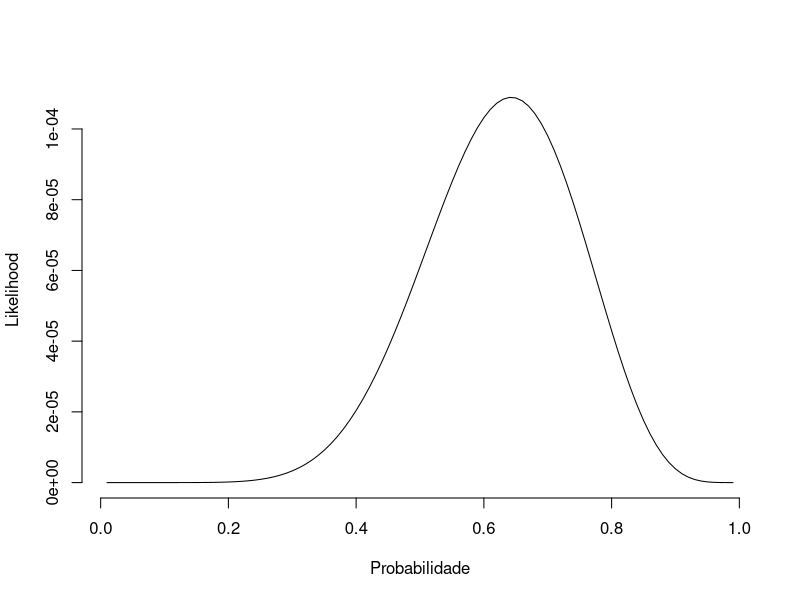
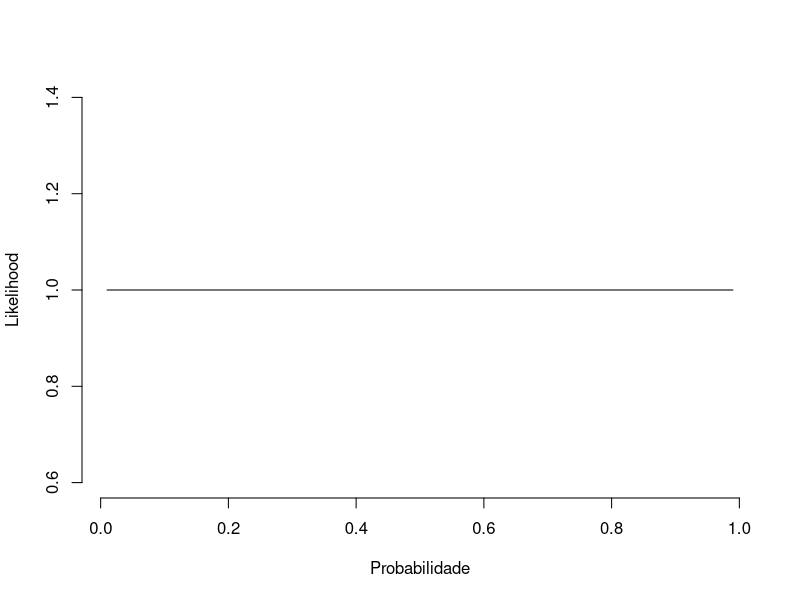
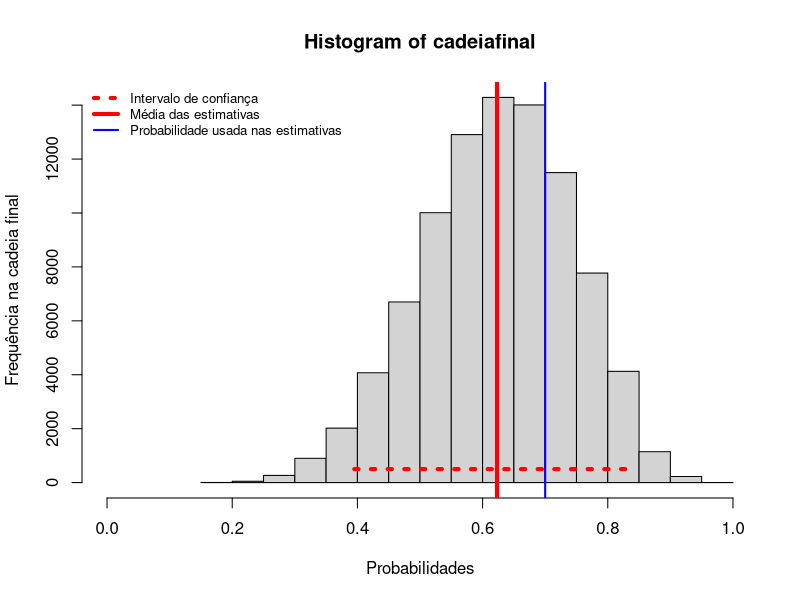
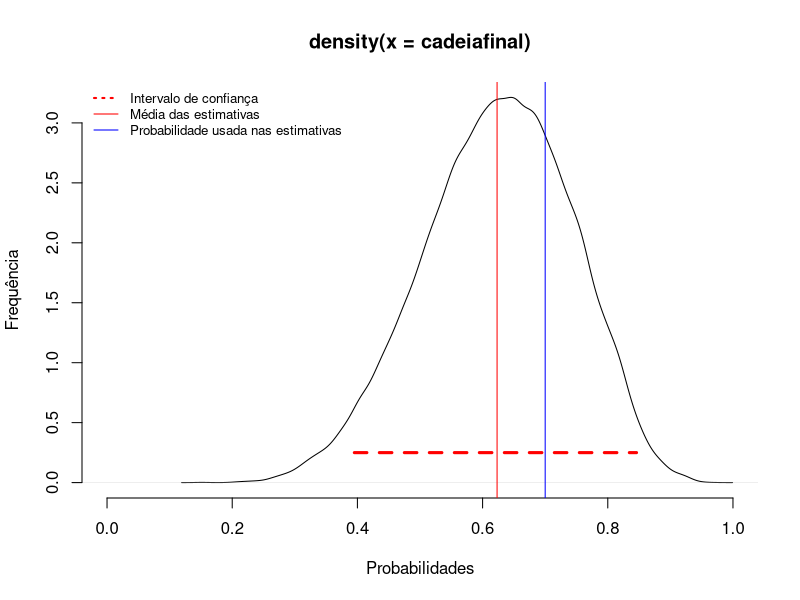
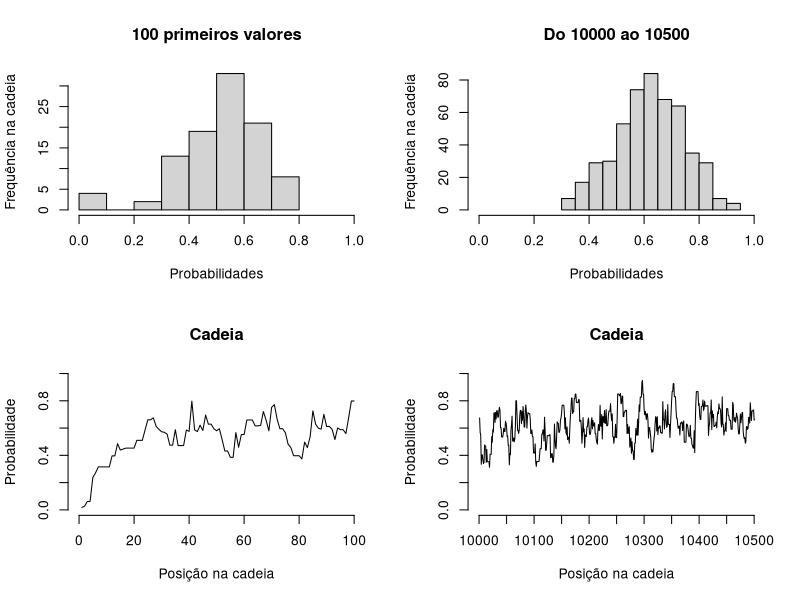

These figures' R source, in order:
#Semente para replicar os resultado do post.
set.seed(51)

#Gerando uma amostra de dados
probabilidade<-0.70
meusdados<-rbinom(n=14, size=1, prob=probabilidade)
meusdados

#Definindo a função de likelihood binomial.
likelihood <- function( theta , data ) {
  z <- sum( data == 1 )
  N <- length( data )
  pDataGivenTheta <- theta^z * (1-theta)^(N-z)
  pDataGivenTheta[ theta > 1 | theta < 0 ] <- 0
  return( pDataGivenTheta )
}

plot(seq(0.01,0.99,0.01),likelihood(seq(0.01,0.99,0.01),meusdados),frame=F,
     xlab="Probabilidade",ylab="Likelihood",type="l")

#Função para definir o prior p(D),
prior <- function( theta ) {
  prior <- dbeta(theta,1,1)
  #exemplo de um prior bimodal
  #prior < dbeta( pmin(2*theta,2*(1-theta)),2,2 )
  prior[ theta > 1 | theta < 0 ] <- 0
  return( prior )
}

plot(seq(0.01,0.99,0.01),prior(seq(0.01,0.99,0.01)),frame=F,
     xlab="Probabilidade",ylab="Likelihood",type="l")

#Função auxiliar para ajudar a calcular a probabilidade relativa
targetRelProb <- function( theta , data ) {
  targetRelProb <-  likelihood( theta , data ) * prior( theta )
  return( targetRelProb )
}

#Exemplos
targetRelProb(0.4,meusdados)/targetRelProb(0.7,meusdados)
targetRelProb(0.5,meusdados)/targetRelProb(0.7,meusdados)
targetRelProb(0.55,meusdados)/targetRelProb(0.7,meusdados)

targetRelProb(0.1,meusdados)/targetRelProb(0.2,meusdados)

targetRelProb(0.6,meusdados)/targetRelProb(0.5,meusdados)

targetRelProb(0.8,meusdados)/targetRelProb(0.9,meusdados)

# Tamanho da cadeia
Ncadeia = 100000

#Inicializando um vetor para salvar os resultados do MCMC
cadeia = rep( 0 , Ncadeia )

# Iniciando o MCMC com um valor arbritario
cadeia[1] = runif(1,min=0,max=1)

# Especificando um valor de burnning, ou seja o quanto do inicio da cadeia vamos jogar fora
# Aqui vamo jogar fora 10%
burnIn = ceiling( .1 * Ncadeia )

# Vamos contar quantas vezes aceitamos ou não os valores propostos
nAceito = 0
nRejeitado = 0

# Agora iniciando o "Random Walk"
for ( t in 1:(Ncadeia-1) ) {
    #Valor Atual
    valoratual = cadeia[t]
    #Propomos uma quantidade para alterar esse valor
    valorproposto = rnorm( 1 , mean = 0 , sd = 0.1 )
    #Computamos a chance de aceitar a mudança
    #Essa chance é igual a Likelihood*prior com o novo valor de theta
    #dividido pele Likeliood*prior antigo
    chanceaceitar = min( 1,
        targetRelProb( valoratual + valorproposto, meusdados ) /
        targetRelProb( valoratual , meusdados )
        )
    #Agora aqui a gente ve na sorte se aceitamos ou não o novo valor.
    #Veja que temos uma chance de fazer a mudança ou manter o ultimo valor
    #Se a gente sortei um número qualquer de 0 a 1 e compara se ele é
    #menor que a chance de aceitar, dessa forma mudamos numa probabilidade
    #da chance de mudar
    if ( runif(1) < chanceaceitar ) {
        #Se aceitarmos mudamos ele na cadeia
        cadeia[ t+1 ] <- valoratual + valorproposto
        #So vamos começar a contar depois do burnIn que escolhemos
        #Afinal, com o começo arbitrario, esperamos aceitar bastante
        #a não ser que escolhemos um valor proximo do final no começo
        if ( t > burnIn ) { nAceito <- nAceito + 1 }

        } else {
            # Quando não aceitamos o valor proposto mantemos o anterior
            cadeia[ t+1 ] <- valoratual
            # E incrementamos aqui apos o BurnIn, como acima
            if ( t > burnIn ) { nRejeitado <- nRejeitado + 1 }
	}
}

#Agora vamos olhar como ficou a cadeia final, ou seja, tirando os valores iniciais
cadeiafinal <- cadeia[ (burnIn+1) : length(cadeia) ]

#Alguns Graficos

#-----------------------------------------------------------------------
HDIofMCMC = function( sampleVec , credMass=0.95 ) {
    sortedPts = sort( sampleVec )
    ciIdxInc = floor( credMass * length( sortedPts ) )
    nCIs = length( sortedPts ) - ciIdxInc
    ciWidth = rep( 0 , nCIs )
    for ( i in 1:nCIs ) {
        ciWidth[ i ] = sortedPts[ i + ciIdxInc ] - sortedPts[ i ]
    }
    HDImin = sortedPts[ which.min( ciWidth ) ]
    HDImax = sortedPts[ which.min( ciWidth ) + ciIdxInc ]
    HDIlim = c( HDImin , HDImax )
    return( HDIlim )
}


#------------------------------------------------------------------------
intconf<-HDIofMCMC(cadeiafinal)

hist(cadeiafinal,ylab="Frequência na cadeia final",xlab="Probabilidades",xlim=c(0,1))
lines(c(intconf[1],intconf[2]),c(500,500),lwd=4,lty=3,col="red")
abline(v=mean(cadeiafinal),lwd=4,col="red")
abline(v=probabilidade,lwd=2,col="blue")

legend("topleft",lty=c(3,1,1),lwd=c(4,4,2),bty="n",cex=0.8,col=c("red","red","blue"),
       legend=c("Intervalo de confiança","Média das estimativas","Probabilidade usada nas estimativas"))

#
plot(density(cadeiafinal),ylab="Frequência",xlab="Probabilidades",xlim=c(0,1),frame=F)
lines(c(intconf[1],intconf[2]),c(0.25,0.25),lwd=3,lty=2,col="red")
abline(v=mean(cadeiafinal),lwd=1,col="red")
abline(v=probabilidade,lwd=1,col="blue")

legend("topleft",lty=c(3,1,1),lwd=c(2,1,1),bty="n",cex=0.8,col=c("red","red","blue"),
       legend=c("Intervalo de confiança","Média das estimativas","Probabilidade usada nas estimativas"))

#
layout(matrix(c(1,2,3,4),ncol=2))
hist(cadeia[1:100],ylab="Frequência na cadeia",xlab="Probabilidades",main="100 primeiros valores",xlim=c(0,1))
plot(0,0,xlim=c(0,100),ylim=c(0,1),type="n",frame=F,main="Cadeia",
     xlab="Posição na cadeia",ylab="Probabilidade")
points(cadeia[1:100],type="l")

hist(cadeia[10000:10500],ylab="Frequência na cadeia",xlab="Probabilidades",main="Do 10000 ao 10500",xlim=c(0,1))
plot(0,0,xlim=c(0,500),ylim=c(0,1),type="n",frame=F,main="Cadeia",
     xlab="Posição na cadeia",ylab="Probabilidade",xaxt="n")
axis(1,at=seq(0,500,by=50),labels=seq(10000,10500,by=50))
points(cadeia[10000:10500],type="l")

# Evidencia para o modelo, p(D).

media<-mean(cadeiafinal)
desvio<-sd(cadeiafinal)

a =   media   * ( (media*(1-media)/desvio^2) - 1 )
b = (1-media) * ( (media*(1-media)/desvio^2) - 1 )

wtdEvid = dbeta( cadeiafinal , a , b ) /
    ( likelihood( cadeiafinal , meusdados ) * prior( cadeiafinal ) )
pData = 1 / mean( wtdEvid )

format(pData,scientific = F)
